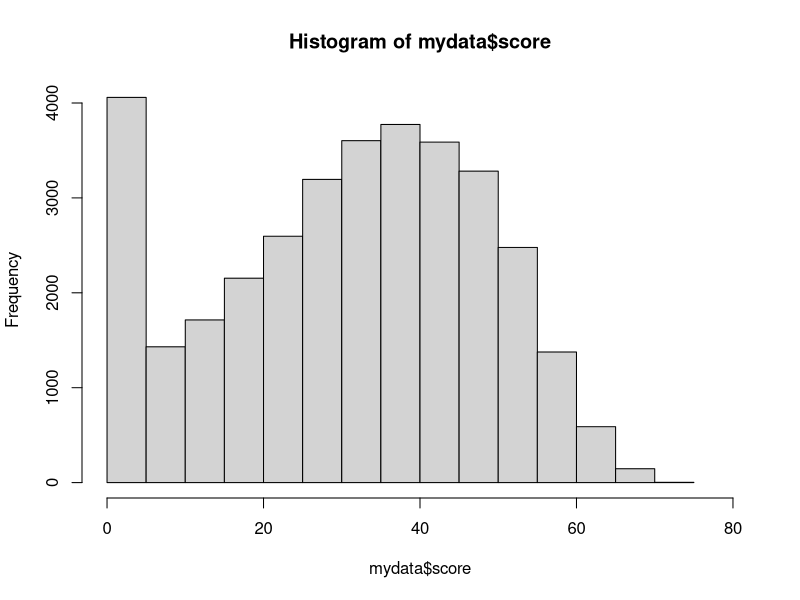
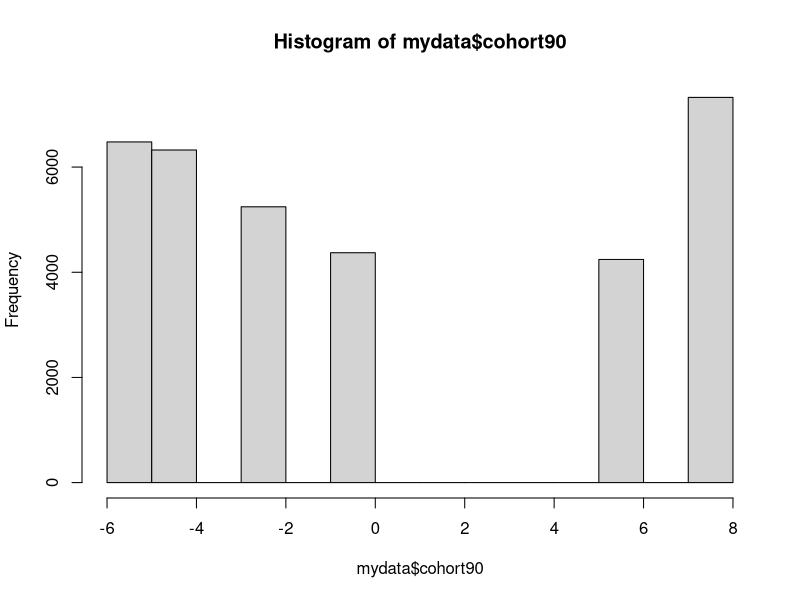
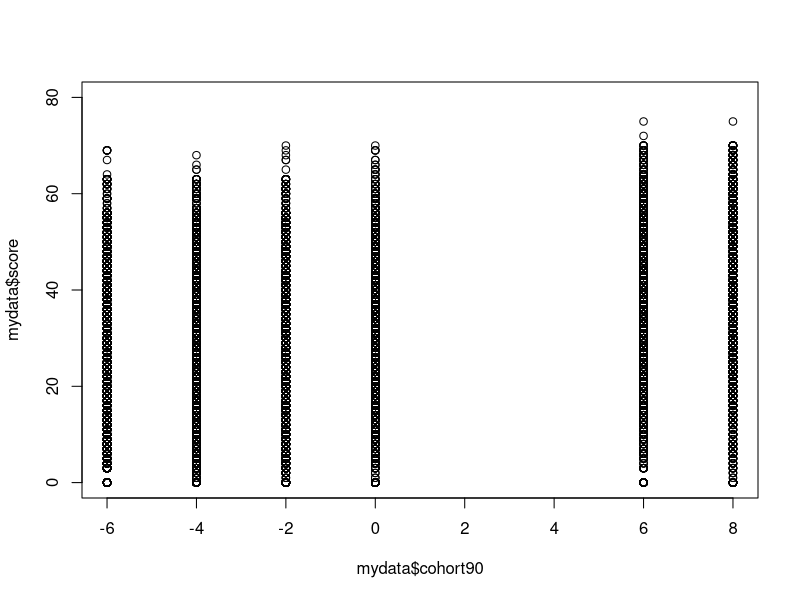
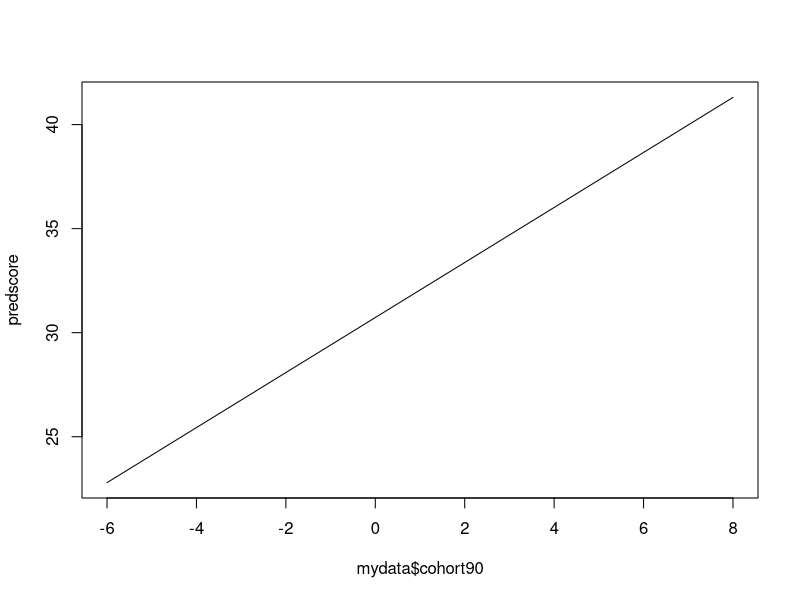
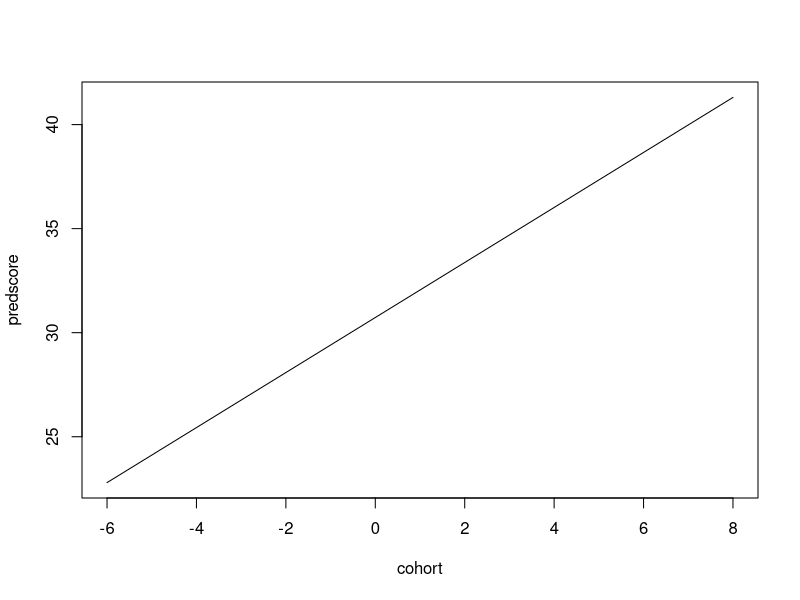
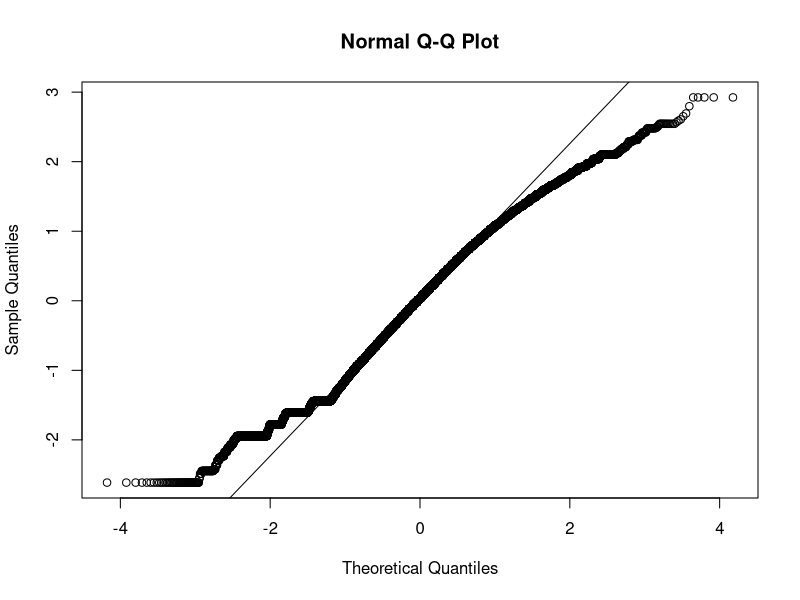

Recreate these plots in R, in order.
## ---- chunk 1
mydata <- read.csv(file = "3.1.txt", sep = ",", header = TRUE)
dim(mydata)
str(mydata)
## ---- chunk 2
mydata [1:20, ]
## ---- chunk 3
hist(mydata$score, xlim = c(0,80))
## ---- chunk 4
summary(mydata)
summary(mydata$score)

sd(mydata$score)
## ---- chunk 5
hist(mydata$cohort90, xlim = c(-6, 8))
## ---- chunk 6
mydata <- read.csv("3.1.txt", sep = ",", header = TRUE)

mytable <- table(mydata$cohort90)
mytable
## ---- chunk 7
prop.table(mytable)
## ---- chunk 8
mytablecomb <- cbind(mytable, prop.table(mytable), cumsum(prop.table(mytable)))
mytablecomb

## ---- chunk 9
colnames(mytablecomb) <- c("Freq", "Perc", "Cum")
mytablecomb
## ---- chunk 10
mytablecomb
## ---- chunk 11
plot(mydata$cohort90, mydata$score, ylim = c(0,80))
## ---- chunk 12
l <- tapply(mydata$score, factor(mydata$cohort90), length)
m <- tapply(mydata$score, factor(mydata$cohort90), mean)
s <- tapply(mydata$score, factor(mydata$cohort90), sd)
tableScore <- cbind("Freq" = l, "mean(score)"= m, "sd(score)" = s)
tableScore
## ---- chunk 13
cor(mydata$score, mydata$cohort90)
## ---- chunk 14
fit <- lm(score ~ cohort90, data = mydata)
summary(fit)
## ---- chunk 15
predscore <- predict(fit)
plot(mydata$cohort90, predscore, type = "l")
## ---- chunk 16
uniquedata <- cbind(cohort90 = mydata$cohort90, predscore = predscore)
uniquedata <- unique(uniquedata)
uniquedata
## ---- chunk 17
plot(uniquedata[, 1], uniquedata[,2], xlab = "cohort", ylab = "predscore", type = "l")
## ---- chunk 18
estd <- rstandard(fit)
qqnorm(estd)
qqline(estd)
